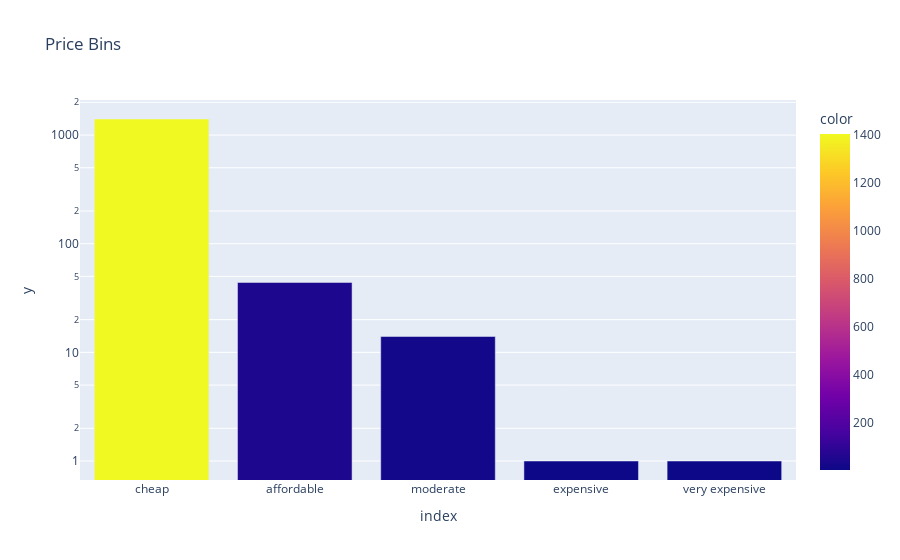

Here is the notebook cell this chart was saved with:
### Code cell
# bin products based on price in 10 bins
bin_names = ['cheap', 'affordable', 'moderate', 'expensive', 'very expensive']
df['price_bins'] = pd.cut(df['clean_actual_price'], bins=5, labels=bin_names)
price_bins = df['price_bins'].value_counts()
px.bar(price_bins, y=price_bins, color=price_bins, title='Price Bins', log_y=True)

### Figure 1 — Plotly figure (JSON) as saved in the notebook; plotly's stock layout.template omitted (floating-point values rounded to 4 significant figures)
{"data": [{"alignmentgroup": "True", "hovertemplate": "index=%{x}<br>y=%{y}<br>color=%{marker.color}<extra></extra>", "legendgroup": "", "marker": {"color": [1405, 44, 14, 1, 1], "coloraxis": "coloraxis", "pattern": {"shape": ""}}, "name": "", "offsetgroup": "", "orientation": "v", "showlegend": false, "textposition": "auto", "type": "bar", "x": ["cheap", "affordable", "moderate", "expensive", "very expensive"], "xaxis": "x", "y": [1405, 44, 14, 1, 1], "yaxis": "y"}], "layout": {"barmode": "relative", "coloraxis": {"colorbar": {"title": {"text": "color"}}, "colorscale": [[0, "#0d0887"], [0.1111, "#46039f"], [0.2222, "#7201a8"], [0.3333, "#9c179e"], [0.4444, "#bd3786"], [0.5556, "#d8576b"], [0.6667, "#ed7953"], [0.7778, "#fb9f3a"], [0.8889, "#fdca26"], [1, "#f0f921"]]}, "legend": {"tracegroupgap": 0}, "title": {"text": "Price Bins"}, "xaxis": {"anchor": "y", "domain": [0, 1], "title": {"text": "index"}}, "yaxis": {"anchor": "x", "domain": [0, 1], "title": {"text": "y"}, "type": "log"}}}
